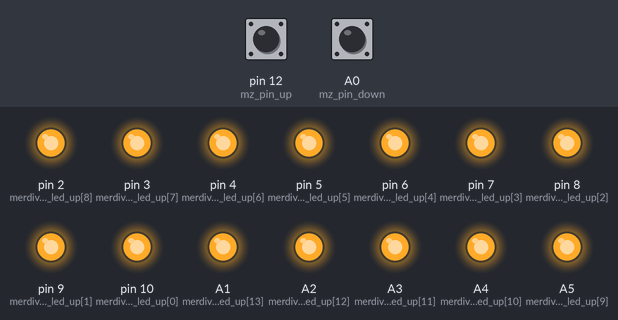
Bench run of a sketch on a simulated Arduino Uno, built with avr-gcc and run on an emulated ATmega328P. On the bench: output pins drawn as LEDs (lit = HIGH). The test bench sets the inputs (shaded band); at power-on: pin 12 (mz_pin_up) HIGH, A0 (mz_pin_down) HIGH.

Above: at 1.2 s.
1.3 s: pin 12 (mz_pin_up) pulled LOW for 0.15 s
At 1.5 s:
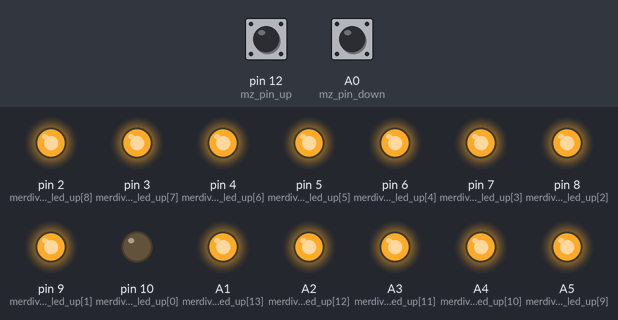
At 7.6 s:
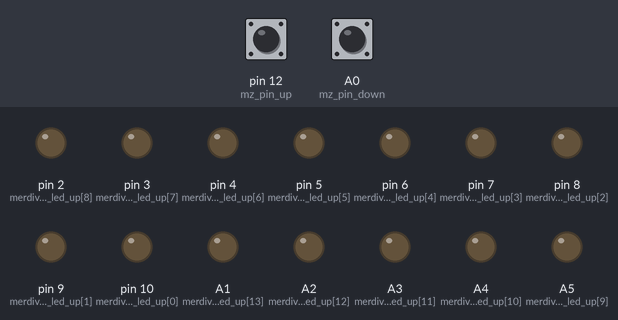
Timing chart, 0 to 15.8 s (numbered marks = the images above; inputs shaded):
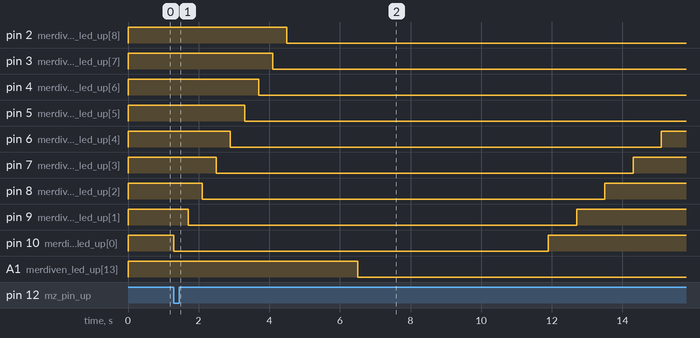

The sketch:

14_basamak_MZ80_Role.ino
```cpp
/*Basamak sayısı: 14; Sensör: MZ80 Relay: Logic 0
 *Authored by TR.ALP.18 youTube @May/2020
 *Açık kaynak lisansı altında kullanılabilir, dağıtılabilir, geliştirilebilir...
 *Konu ile ilgili soru ve sorunlar için: bilgi@ronaer.com
*/

const int mz_pin_up = 12; // merdivenin üstündeki mz sensor pini tanımlama
const int mz_pin_down = A0; // merdivenin altındaki mz sensor pini tanımlama
int mz_up_deger;
int mz_down_deger;

int merdiven_led_up[14] =   { 10, 9, 8, 7, 6, 5, 4, 3, 2, A5, A4, A3, A2, A1,}; // 14 adet led için dizi tanımı _ string
int merdiven_led_down[14] = {A1, A2, A3, A4, A5, 2, 3, 4, 5, 6, 7, 8, 9, 10, }; // 14 adet led için dizi tanımı ters sırada_ reverse string

int y = 400;  // yanma aralığı süresi _ light on interval_400 milisaniye aralıkla yanarlar, değiştirbilirsiniz...
int b = 5000; // yandıktan sonra geri sönmek için bekleme süresi _ light off interval after full lighting_5 saniye sonra sönme başlar, değiştirebilirsiniz...
int s = 800;  // sönme aralığı süresi _ light off interval_800 milisaniye aralıkla ledler söner, değiştirebilirsiniz...

void setup() {
  pinMode(mz_pin_up, INPUT_PULLUP); // üstteki mz sensor pini giriş tanımlandı
  pinMode(mz_pin_down, INPUT_PULLUP); // alttaki mz sensor pini giriş tanımlandı

  for (int i = 0; i < 14; i++)
  {
    pinMode(merdiven_led_up[i], OUTPUT); //dizideki tüm ledler çıkış olarak ayarlandı
    pinMode(merdiven_led_down[i], OUTPUT); //dizideki tüm ledler çıkış olarak ayarlandı
  }

}

void loop()
{
  mz_up_deger = digitalRead(mz_pin_up); //üst mz pin değeri mz_up_deger e atandı
  mz_down_deger = digitalRead(mz_pin_down); //alt mz pin değeri mz_down_deger e atandı

  if (mz_up_deger == LOW) // eğer üst mz den sinyal gelirse (MZ80 aktif olduğunda LOW değeri döndürür)...
  {
    stairs_from_up(); // bu fonksiyonu çalıştır
  }


   if (mz_down_deger == LOW) // eğer alt mz den sinyal gelirse (MZ80 aktif olduğunda LOW değeri döndürür)...
  {
    stairs_from_down();  // bu fonksiyonu çalıştır
  }


  else // bu şartlardan hiçbiri olmazsa
  {
    kapat();  // bu fonksiyonu çalıştır
  }


}
///////// fonksiyon tanımları \\\\\\\\\\

void stairs_from_up() // üstten merdivene ayak basıldığında çalışacak fonksiyon
  {
  for (int i = 0; i < 14; i++)
  {
    digitalWrite(merdiven_led_up[i], LOW);
    delay(y);
  }
  delay(b);
  for (int i = 0; i < 14; i++)
  {
    digitalWrite(merdiven_led_up[i], HIGH);
    delay(s);
  }

}

void stairs_from_down()  // alltan merdivene ayak basıldığında çalışacak fonksiyon
{
  for (int i = 0; i < 14; i++)
  {
    digitalWrite(merdiven_led_down[i], LOW);
    delay(y);
  }
  delay(b);
  for (int i = 0; i < 14; i++)
  {
    digitalWrite(merdiven_led_down[i], HIGH);
    delay(s);
  }


}

void kapat() // if komut şartlarının oluşmadığı durumda çalışacak fonksiyon
{
  for (int i = 0; i < 14; i++)
  {
    digitalWrite(merdiven_led_up[i], HIGH);
    digitalWrite(merdiven_led_down[i], HIGH);

  }
}
//YouTube>>>TR.ALP.18
```

Measured:
- after the input at 1.3 s, pin 2 (merdiven_led_up[8]): HIGH → LOW after 3.2 s; pin 3 (merdiven_led_up[7]): HIGH → LOW after 2.8 s; pin 4 (merdiven_led_up[6]): HIGH → LOW after 2.4 s; pin 5 (merdiven_led_up[5]): HIGH → LOW after 2.0 s; pin 6 (merdiven_led_up[4]): HIGH → LOW after 1.6 s, → HIGH 12.2 s later
